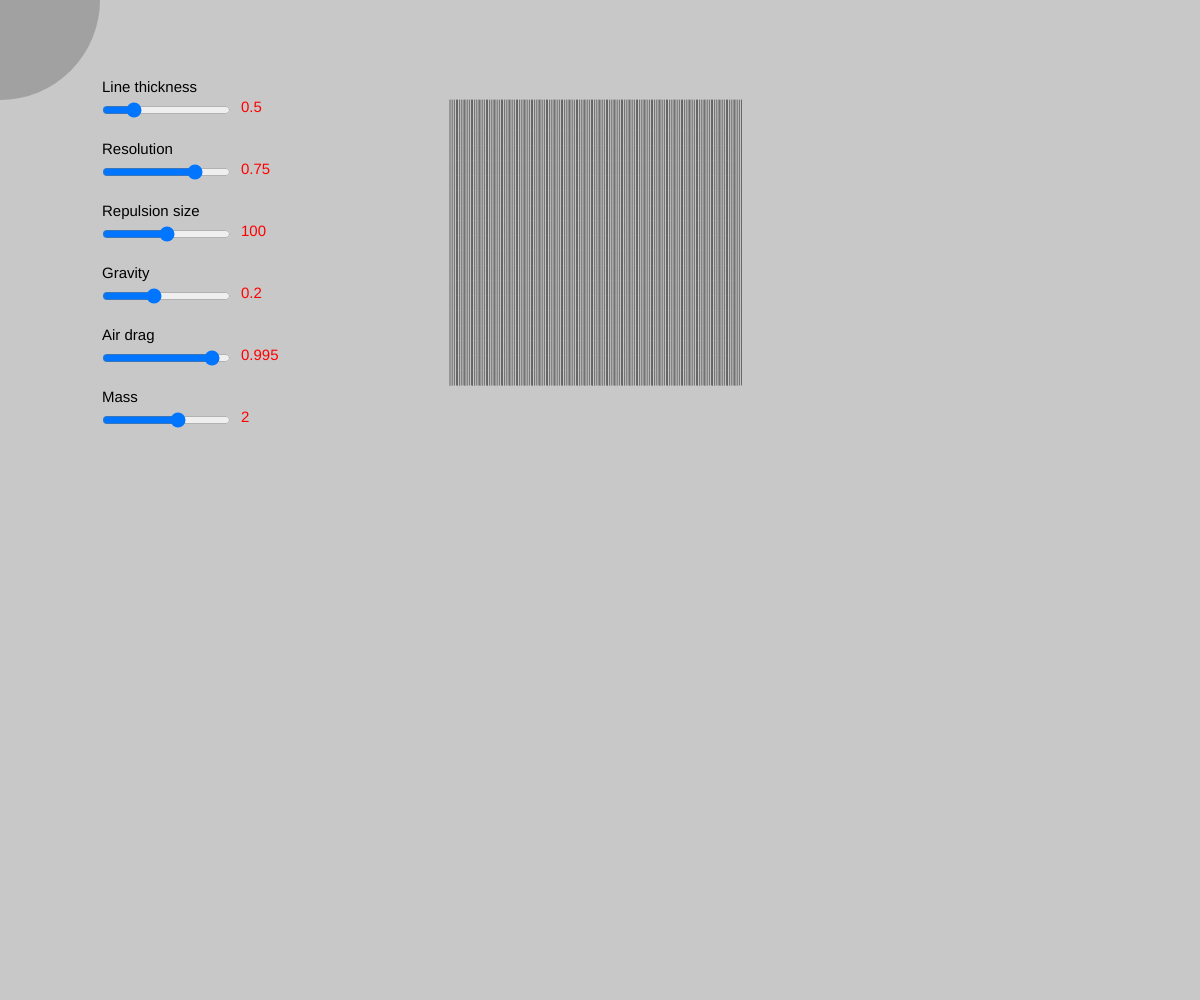
Frame 1 (no input)
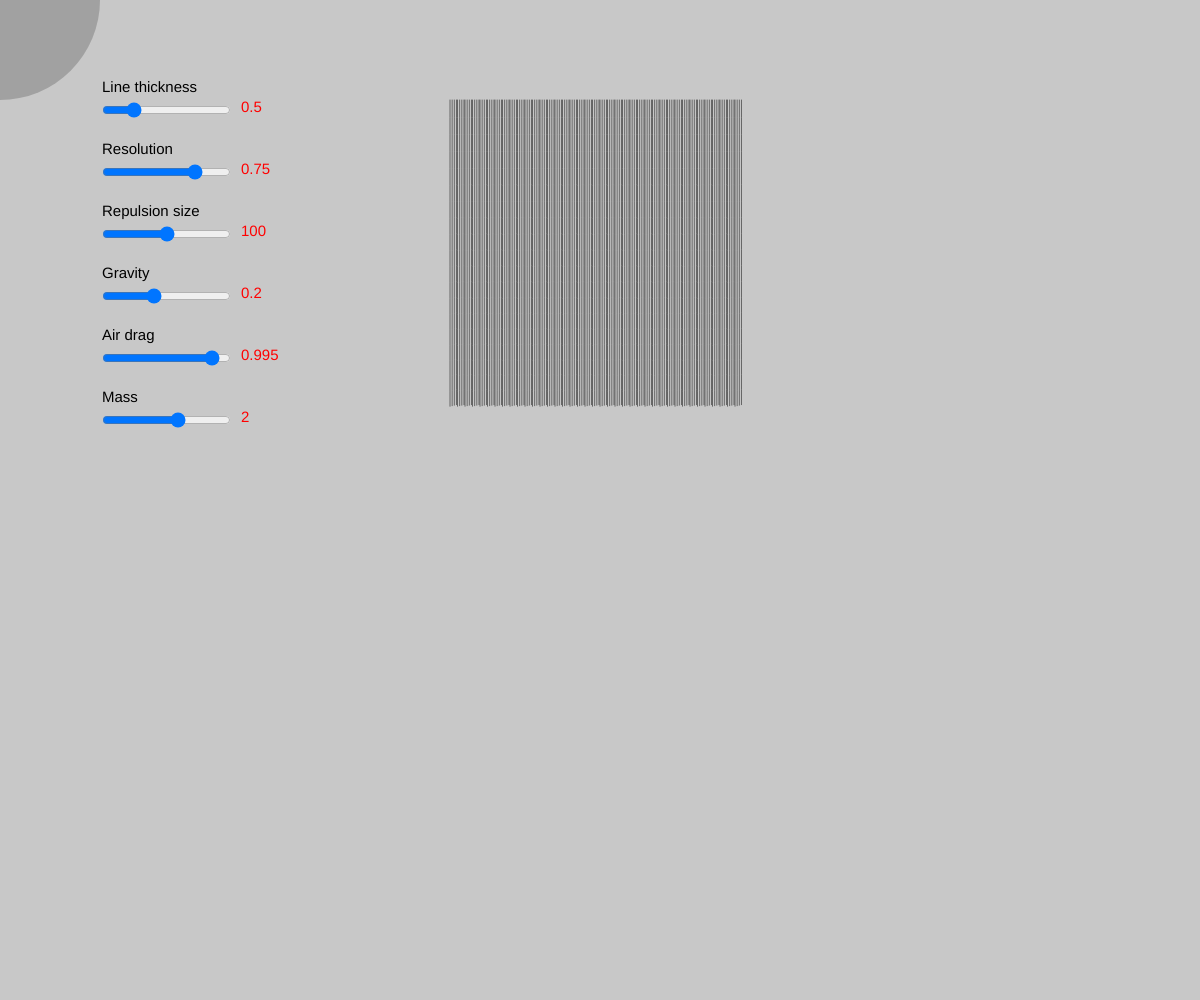
Frame 60 (no input)
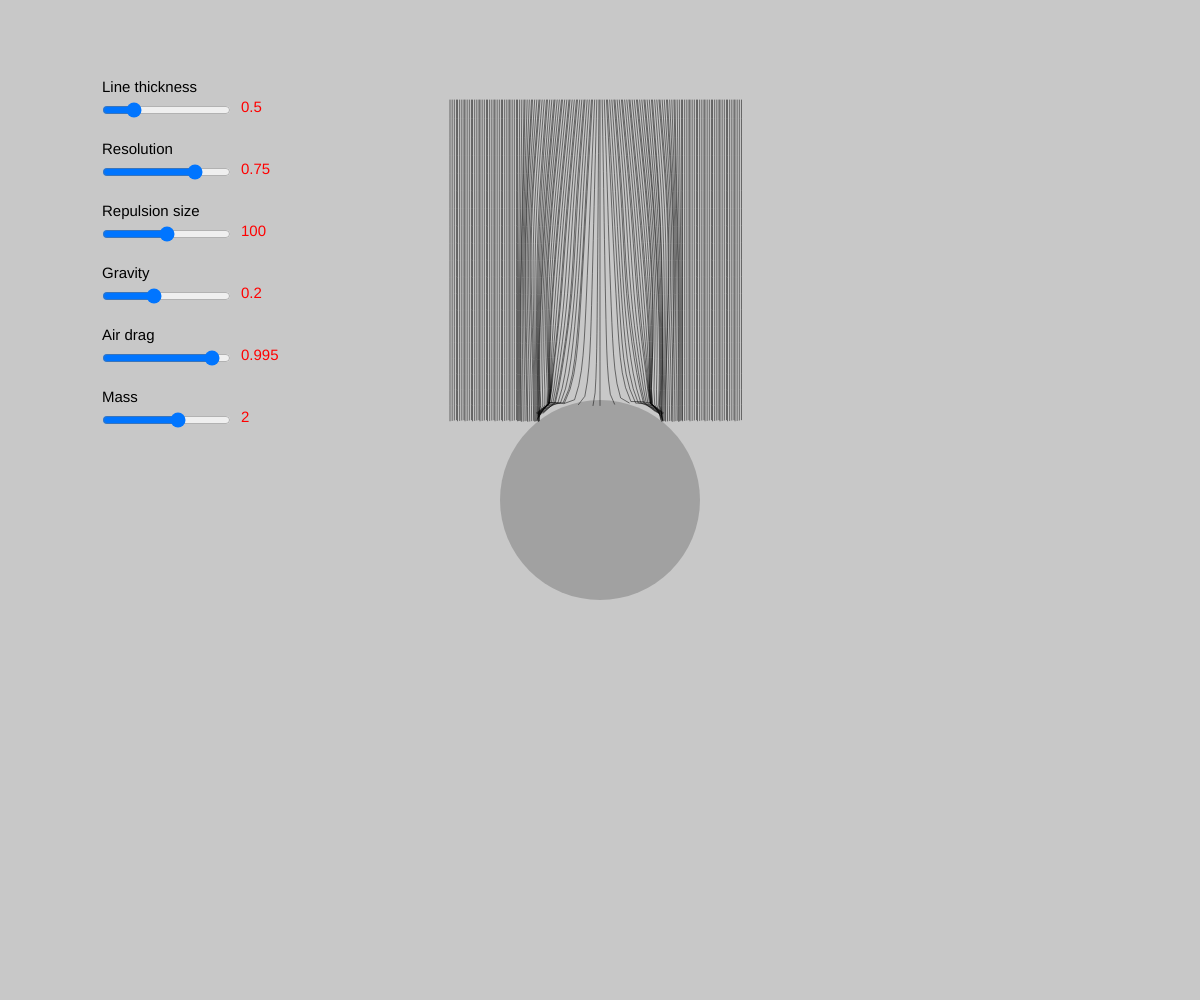
Frame 120 (the mouse pressed at the canvas centre since frame 60)

The p5.js sketch that drew these frames (run headless with seeded random() and noise() and a simulated clock; from frame 60 on, the mouse is pressed at the canvas centre):

// p5.js sketch
// ── sketch.js
/*
Dynamic ropes 2

The ropes are defined by a series of points which are simulated using verlet integration.

Controls:
	- Move the mouse over the ropes to interact with them.
  - Use the on-screen controls to effect the sim.

Author:
  Jason Labbe

Site:
  jasonlabbe3d.com
*/

var timesteps = 20;
var rigidBodies = [];


function setup() {
	createCanvas(windowWidth, windowHeight);
	
	thicknessSlider = new Slider("Line thickness", 0.1, 2, 0.5, 0.1, 100, 100);
	resolutionSlider = new Slider("Resolution", 0, 1, 0.75, 0.05, 100, thicknessSlider.pos().y+60);
	repulsionSizeSlider = new Slider("Repulsion size", 50, 150, 100, 25, 100, resolutionSlider.pos().y+60);
	gravitySlider = new Slider("Gravity", 0.01, 0.5, 0.2, 0.01, 100, repulsionSizeSlider.pos().y+60);
	airDragSlider = new Slider("Air drag", 0.95, 1, 0.995, 0.005, 100, gravitySlider.pos().y+60);
	massSlider = new Slider("Mass", 0.5, 3, 2, 0.5, 100, airDragSlider.pos().y+60);
	
 	resetScene();
}


function resetScene() {
	rigidBodies = [];
	
	let xCount = 40;
	let yCount = 20;
	
	for (i = 0; i < xCount; i++) {
		let rb = new RigidBody();

		for (j = 0; j < yCount; j++) {
			// Get position and add a new point.
			let x = map(i, 0, xCount, width/2 - 150, width/2 + 150);
			let y = map(j, 0, yCount, 100, 400);
			let newPoint = rb.addPoint(x, y);

			// Snap the first point, otherwise connect points with segments.
			if (rb.points.length == 1) {
				newPoint.snap = true;
			} else {
				rb.addSegment(rb.points[rb.points.length-2], newPoint);
			}
		}

		rigidBodies.push(rb);
	}
}


function draw() {
  background(200);
  
	for (let i = 0; i < rigidBodies.length; i++) {
		// Sim a line.
		rigidBodies[i].sim();
		
		// Draw a line.
		if (i < rigidBodies.length-1) {
			noFill();
			stroke(0);
			strokeWeight(thicknessSlider.value());
			
			// Draw many 'fake' lines that follow between the current and next lines, which are part of the sim.
			// This will increase its volume to look fuller without extra calculations.
			let resolution = map(resolutionSlider.value(), 0, 1, 1, 0.05);
			
			for (let weight = 0.0; weight < 1.0; weight+=resolution) {
				beginShape();
				for (let j = 0; j < rigidBodies[i].points.length; j++) {
					let x = lerp(rigidBodies[i].points[j].pos.x, rigidBodies[i+1].points[j].pos.x, weight);
					let y = lerp(rigidBodies[i].points[j].pos.y, rigidBodies[i+1].points[j].pos.y, weight);
					vertex(x, y);
				}
				endShape();				
			}
		}
	}
	
	// Draw mouse area.
	stroke(0, 50);
	strokeWeight(repulsionSizeSlider.value()*2);
	point(mouseX, mouseY);
	
	// Display sliders.
	thicknessSlider.display();
	resolutionSlider.display();
	repulsionSizeSlider.display();
	gravitySlider.display();
	airDragSlider.display();
	massSlider.display();
}


function keyPressed() {
 	resetScene();
}
// ── point.js
function Point(x, y) {
	
  this.oldPos = new p5.Vector(x, y);
  this.pos = new p5.Vector(x, y);
  this.forces = new p5.Vector();
  this.snap = false;
  
  this.applyForce = function(force) {
		force.mult(massSlider.value());
    this.forces.add(force);
  }
  
  this.sim = function() {
		// Snapped points don't need to sim.
    if (this.snap) {
			return;
		}
		
		// Add gravity.
		let gravity = new p5.Vector(0, gravitySlider.value());
		this.applyForce(gravity);

		// Use mouse as a repulsion body to push the point away.
		let d = dist(mouseX, mouseY, this.pos.x, this.pos.y);
		if (d < repulsionSizeSlider.value()) {
			let repulse = this.pos.copy();
			repulse.sub(new p5.Vector(mouseX, mouseY));
			repulse.normalize();
			//repulse.mult(0.5);
			this.applyForce(repulse);
		}

		// Get the new velocity.
		let velocity = this.pos.copy();
		velocity.sub(this.oldPos);
		velocity.add(this.forces);
		
		// Add air drag so it can settle.
		velocity.mult(airDragSlider.value());

		// Limiting the velocity helps keep it stable.
		velocity.limit(15);

		// Move the point.
		this.oldPos.set(this.pos);
		this.pos.add(velocity);
		this.forces.mult(0);
  }
}
// ── rigidBody.js
function RigidBody() {
	
	this.points = [];
	this.segments = [];
	
	this.addPoint = function(x, y) {
		let newPoint = new Point(x, y);
		this.points.push(newPoint);
		return newPoint;
	}
	
	this.addSegment = function(point1, point2) {
		let newSegment = new Segment(point1, point2);
		this.segments.push(newSegment);
		return newSegment;
	}
	
	// Sim its points.
	this.sim = function() {
		for (let i = 0; i < this.points.length; i++) { 
			this.points[i].sim();
		}
		
		// Sim its segments.
		// The higher the timesteps, the more stable it will be.
		// Higher timesteps help maintain its shape, but at the cost of speed and making it feel stiff.
		for (let ts = 0; ts < timesteps; ts++) {
			for (let i = 0; i < this.segments.length; i++) { 
				this.segments[i].sim();
			}
		}
	}
}
// ── segment.js
function Segment(point1, point2) {
	
  this.point1 = point1;
  this.point2 = point2;
  this.restLength = point1.pos.dist(point2.pos);
  
  this.sim = function() {
		// Get the delta of its original rest length.
   	let currentLength = this.point1.pos.dist(this.point2.pos);
   	let lengthDifference = this.restLength - currentLength;
   	
		// Get the percentage amount needed to offset the points back to its rest length.
		// Dividing with a higher number will make the segments stretchy, but they also feel more stable.
		let offsetPercent = (lengthDifference / currentLength) / 10.0;
   
		// Get the vector that the points need to travel against.
   	let direction = this.point2.pos.copy();
   	direction.sub(this.point1.pos);
   	direction.mult(offsetPercent);
   	
		// Move both points unless they are snapped.
   	if (!this.point1.snap) {
     	this.point1.pos.sub(direction);
   	}
   	
   	if (!this.point2.snap) {
     	this.point2.pos.add(direction);
   	}
  }
}
// ── slider.js
// Displays the slider's label and value.
function Slider(label, minValue, maxValue, defaultValue, steps, posx, posy) {
  
  this.label = label;
  this.slider = createSlider(minValue, maxValue, defaultValue, steps);
  this.slider.position(posx, posy);
  
  this.display = function() {
    var sliderPos = this.slider.position();
    
    noStroke();
    fill(0);
    textSize(15);
    text(this.label, sliderPos.x, sliderPos.y-10);

    fill(255, 0, 0);
    text(this.slider.value(), sliderPos.x+this.slider.width+10, sliderPos.y+10);
  }
  
  this.pos = function() {
    return this.slider.position();
  }
  
  this.value = function() {
    return this.slider.value();
  }
}
